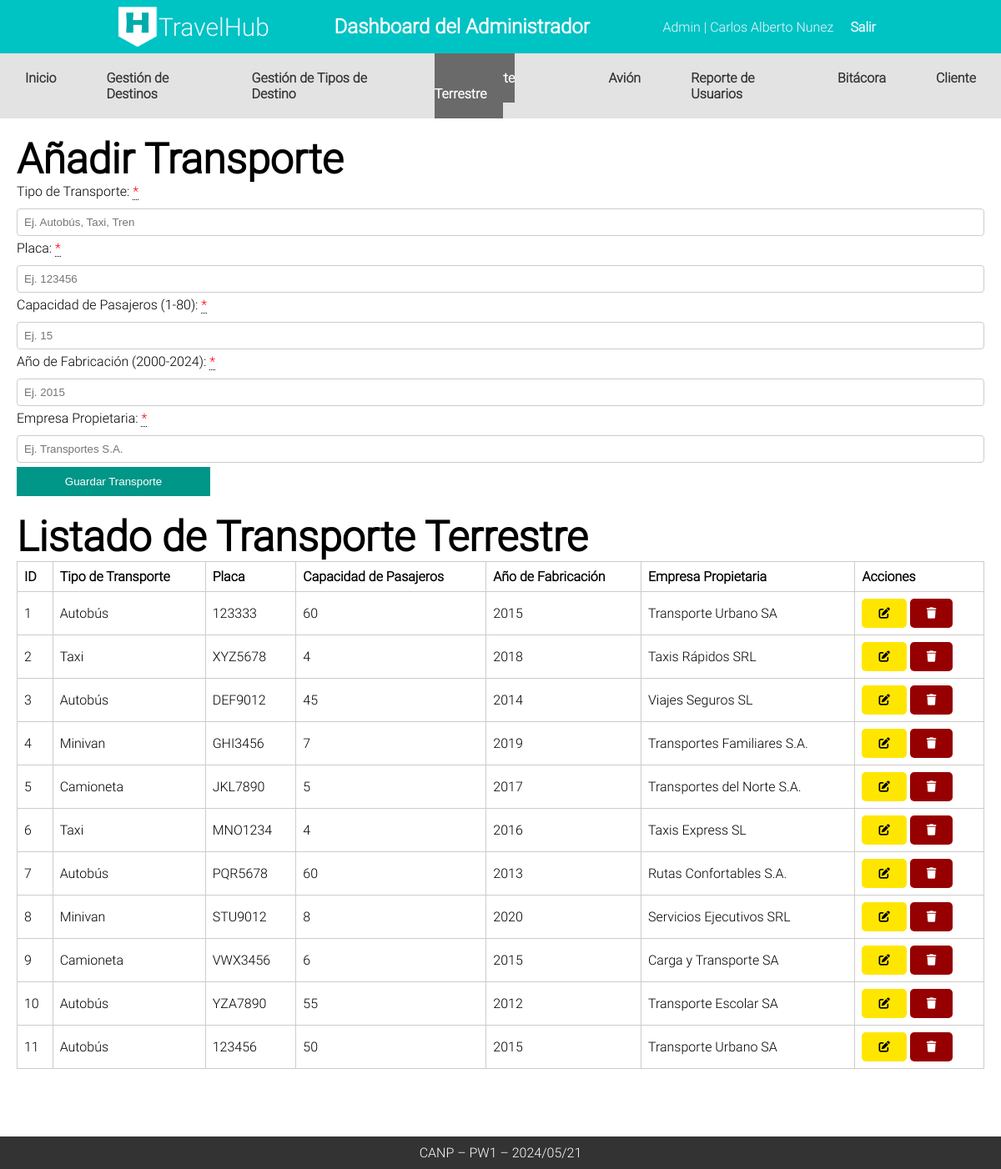
Before: /Admin/CANP_TransporteTerrestre (signed in) with the older database file.
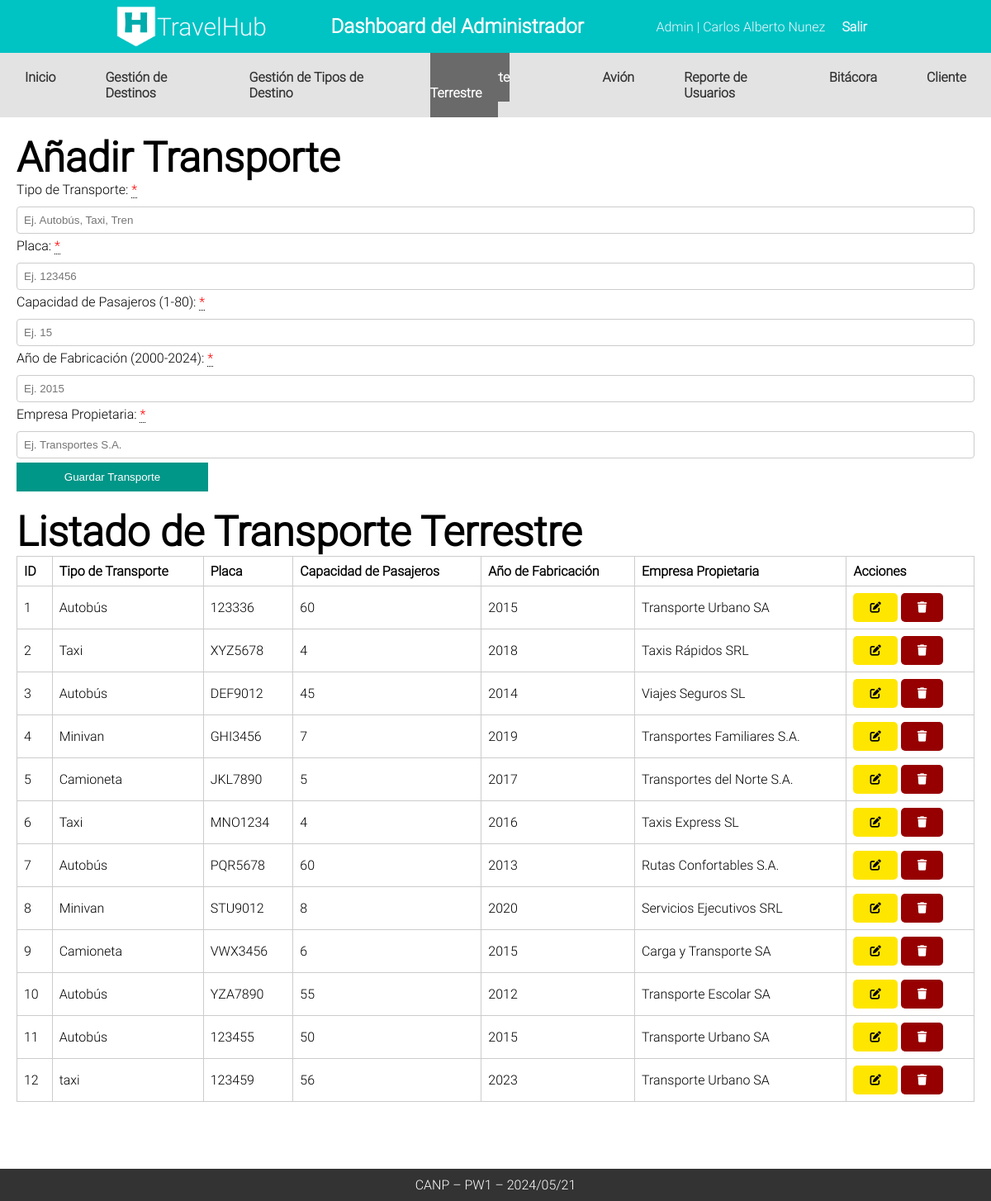
After: the same page with the newer database file.
### tables this page shows
CREATE TABLE `tbltransporteterrestre` (
  `id_transpterrestre` int(11) NOT NULL,
  `tipo_transporte` varchar(255) DEFAULT NULL,
  `placa` varchar(255) DEFAULT NULL,
  `capacidad_pasajeros` int(11) NOT NULL,
  `anio_fabricacion` int(11) NOT NULL,
  `empresa_propietaria` varchar(255) DEFAULT NULL
);

### Controllers/templateCtr.php (called while the page is built)
<?php
class Template
{
    public static function templateCtr()
    {
        include 'Views/plantilla.php';
    }
}

### index.php (called while the page is built, shortened)
<?php
include_once "Controllers/templateCtr.php";
include_once "Controllers/transporteTerrestreCtr.php";
include_once "Models/transporteTerrestreMdl.php";
$template = new Template();
$template->templateCtr();

### Models/transporteTerrestreMdl.php (called while the page is built, shortened)
<?php
class TransporteTerrestreMdl {
    public static function canp_leer_transportes_terrestres_mdl() {
        try {
            $db = Conexion::conectar();
            $sql = "SELECT * FROM  tbltransporteterrestre";
            $stmt = $db->prepare($sql);
            $stmt->execute();
            return $stmt->fetchAll();
        } catch (PDOException $e) {
            return "Error al leer datos del transporte terrestre: " . $e->getMessage();
        }
    }
}

### Controllers/transporteTerrestreCtr.php (called while the page is built, shortened)
<?php
class TransporteTerrestreCtr {
    public static function canp_leer_transportes_terrestres_ctr() {
        $respuesta = TransporteTerrestreMdl::canp_leer_transportes_terrestres_mdl();
        return $respuesta;
    }
}

### Admin/CANP_TransporteTerrestre.php (the view, shortened to what this page needs)
<?php
include 'Components/cabeceraAdmin.php';
include 'Components/navAdmin.php'
?>
    <div class="contenedor">
   <h2>Añadir Transporte</h2>
    <form class="formTransporteTerrestre" method="post">
        <label for="tipoTransporte">Tipo de Transporte: <div class="tooltip required"> *<span class="tooltiptext">Campo obligatorio</span></div></label>
        <input type="text" id="tipoTransporte" class="tipoTransporte" name="tipoTransporte" placeholder="Ej. Autobús, Taxi, Tren">
        <label for="placa">Placa: <div class="tooltip required"> *<span class="tooltiptext">Campo obligatorio</span></div></label>
        <input type="text" id="placa" class="placa" name="placa" placeholder="Ej. 123456">
        <label for="capacidad">Capacidad de Pasajeros (1-80): <div class="tooltip required"> *<span class="tooltiptext">Campo obligatorio</span></div></label>
        <input type="text" id="capacidad" class="capacidad" name="capacidad" placeholder="Ej. 15">
        <label for="anioFabricacion">Año de Fabricación (2000-2024): <div class="tooltip required"> *<span class="tooltiptext">Campo obligatorio</span></div></label>
        <input type="text" class="anioFabricacion" id="anioFabricacion" name="anioFabricacion" placeholder="Ej. 2015">
        <label for="empresa">Empresa Propietaria: <div class="tooltip required"> *<span class="tooltiptext">Campo obligatorio</span></div></label>
        <input type="text" id="empresa" class="empresa" name="empresa" placeholder="Ej. Transportes S.A.">
        <button name="btnTransporteTerrestre" class="btnformulario btnTransporteTerrestre" type="submit">Guardar Transporte</button>
    </form>
    <h2>Listado de Transporte Terrestre</h2>
    <table class="tblTransporteTerrestre">
        <thead>
            <tr>
                <th>ID</th>
                <th>Tipo de Transporte</th>
                <th>Placa</th>
                <th>Capacidad de Pasajeros</th>
                <th>Año de Fabricación</th>
                <th>Empresa Propietaria</th>
                <th>Acciones</th>
            </tr>
        </thead>
        <tbody>
        <?php
            $transportes = TransporteTerrestreCtr::canp_leer_transportes_terrestres_ctr();
            foreach ($transportes as $key => $transporte) {
               echo '
               <tr>
               <td>'.($key+1).'</td>
               <td>'.$transporte["tipo_transporte"].'</td>
               <td>'.$transporte["placa"].'</td>
               <td>'.$transporte["capacidad_pasajeros"].'</td>
               <td>'.$transporte["anio_fabricacion"].'</td>
               <td>'.$transporte["empresa_propietaria"].'</td>
               <td>
                   <button class="edit editarTransporteTerrestre" editarTransporteTerrestre="'.$transporte["id_transpterrestre"].'"> <i class="fa-solid fa-pen-to-square"></i></button>
                   <button class="delete eliminarTransporteTerrestre" eliminarTransporteTerrestre="'.$transporte["id_transpterrestre"].'"><i class="fa-solid fa-trash"></i></button>
                   </td>
           </tr>
               ';
            }
        ?>
        </tbody>
    </table>
</div>

Changed rows visible on the page:
changed tbltransporteterrestre (number 1 of 12 on the later page): placa "123333" → "123336"
changed tbltransporteterrestre (number 11 of 12 on the later page): placa "123456" → "123455"
added tbltransporteterrestre: tipo_transporte "taxi", placa "123459", capacidad_pasajeros "56", anio_fabricacion "2023", empresa_propietaria "Transporte Urbano SA"
